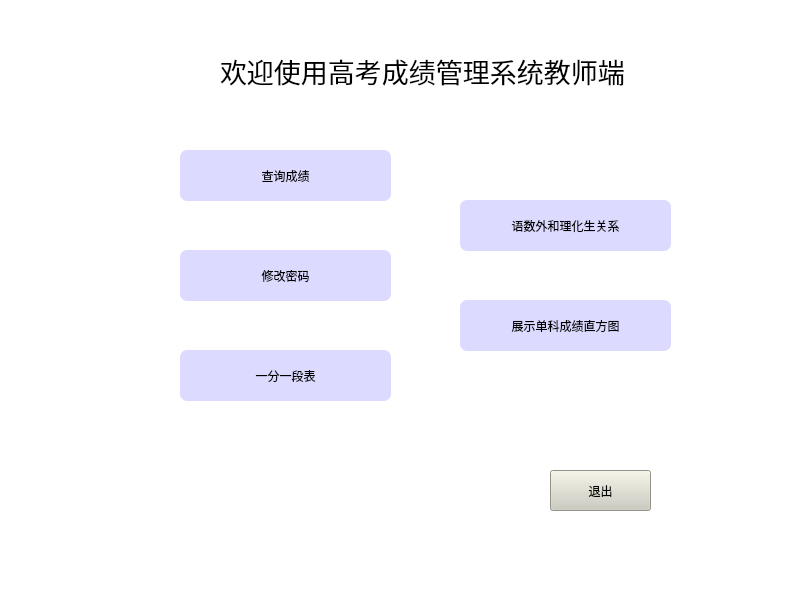
<?xml version="1.0" encoding="UTF-8"?>
<ui version="4.0">
 <class>TeacherWindow</class>
 <widget class="QMainWindow" name="TeacherWindow">
  <property name="geometry">
   <rect>
    <x>0</x>
    <y>0</y>
    <width>800</width>
    <height>600</height>
   </rect>
  </property>
  <property name="windowTitle">
   <string>MainWindow</string>
  </property>
  <property name="styleSheet">
   <string notr="true">background-color: rgb(255, 255, 255);</string>
  </property>
  <widget class="QWidget" name="centralwidget">
   <widget class="QWidget" name="widget" native="true">
    <property name="geometry">
     <rect>
      <x>170</x>
      <y>100</y>
      <width>521</width>
      <height>371</height>
     </rect>
    </property>
    <widget class="QPushButton" name="btn_teacher_check">
     <property name="geometry">
      <rect>
       <x>10</x>
       <y>50</y>
       <width>211</width>
       <height>51</height>
      </rect>
     </property>
     <property name="styleSheet">
      <string notr="true">background-color: rgb(220, 219, 255);
color: rgb(0,0,0);

border:0px groove gray;border-radius:
7px;padding:2px 4px;
font: 16pt &quot;Candara&quot;;
</string>
     </property>
     <property name="text">
      <string>查询成绩</string>
     </property>
    </widget>
    <widget class="QPushButton" name="btn_teacher_total_score">
     <property name="geometry">
      <rect>
       <x>10</x>
       <y>250</y>
       <width>211</width>
       <height>51</height>
      </rect>
     </property>
     <property name="styleSheet">
      <string notr="true">background-color: rgb(220, 219, 255);
color: rgb(0,0,0);

border:0px groove gray;border-radius:
7px;padding:2px 4px;
font: 16pt &quot;Candara&quot;;
</string>
     </property>
     <property name="text">
      <string>一分一段表</string>
     </property>
    </widget>
    <widget class="QPushButton" name="btn_teacher_subject_relation">
     <property name="geometry">
      <rect>
       <x>290</x>
       <y>100</y>
       <width>211</width>
       <height>51</height>
      </rect>
     </property>
     <property name="styleSheet">
      <string notr="true">background-color: rgb(220, 219, 255);
color: rgb(0,0,0);

border:0px groove gray;border-radius:
7px;padding:2px 4px;
font: 16pt &quot;Candara&quot;;
</string>
     </property>
     <property name="text">
      <string>语数外和理化生关系</string>
     </property>
    </widget>
    <widget class="QPushButton" name="btn_teacher_single_score">
     <property name="geometry">
      <rect>
       <x>290</x>
       <y>200</y>
       <width>211</width>
       <height>51</height>
      </rect>
     </property>
     <property name="styleSheet">
      <string notr="true">background-color: rgb(220, 219, 255);
color: rgb(0,0,0);

border:0px groove gray;border-radius:
7px;padding:2px 4px;
font: 16pt &quot;Candara&quot;;
</string>
     </property>
     <property name="text">
      <string>展示单科成绩直方图</string>
     </property>
    </widget>
    <widget class="QPushButton" name="btn_teacher_revise_password">
     <property name="geometry">
      <rect>
       <x>10</x>
       <y>150</y>
       <width>211</width>
       <height>51</height>
      </rect>
     </property>
     <property name="styleSheet">
      <string notr="true">background-color: rgb(220, 219, 255);
color: rgb(0,0,0);

border:0px groove gray;border-radius:
7px;padding:2px 4px;
font: 16pt &quot;Candara&quot;;

</string>
     </property>
     <property name="text">
      <string>修改密码</string>
     </property>
     <property name="iconSize">
      <size>
       <width>30</width>
       <height>30</height>
      </size>
     </property>
    </widget>
   </widget>
   <widget class="QLabel" name="teacher_label">
    <property name="geometry">
     <rect>
      <x>220</x>
      <y>50</y>
      <width>481</width>
      <height>41</height>
     </rect>
    </property>
    <property name="font">
     <font>
      <family>宋体</family>
      <pointsize>20</pointsize>
     </font>
    </property>
    <property name="text">
     <string>欢迎使用高考成绩管理系统教师端</string>
    </property>
   </widget>
   <widget class="QPushButton" name="btn_teacher_return">
    <property name="geometry">
     <rect>
      <x>550</x>
      <y>470</y>
      <width>101</width>
      <height>41</height>
     </rect>
    </property>
    <property name="styleSheet">
     <string notr="true">font: 16pt &quot;宋体&quot;;
background-color: rgb(204, 204, 191);</string>
    </property>
    <property name="text">
     <string>退出</string>
    </property>
   </widget>
  </widget>
  <widget class="QMenuBar" name="menubar">
   <property name="geometry">
    <rect>
     <x>0</x>
     <y>0</y>
     <width>800</width>
     <height>21</height>
    </rect>
   </property>
  </widget>
  <widget class="QStatusBar" name="statusbar"/>
 </widget>
 <resources/>
 <connections/>
</ui>
